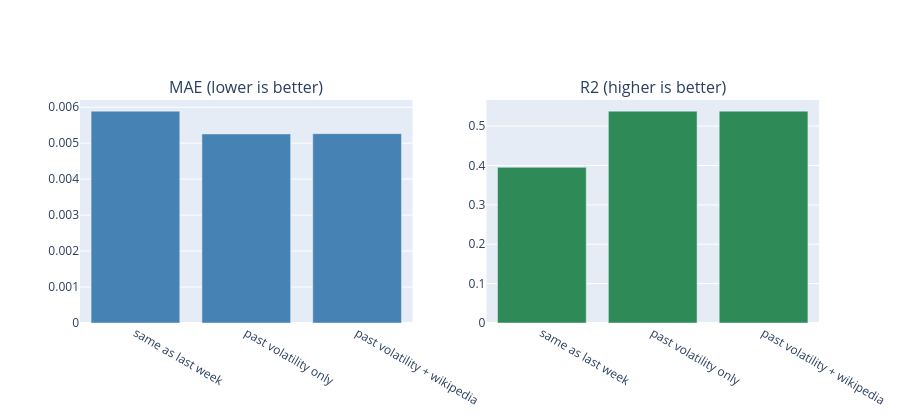

The notebook cell saved with this chart:
### Code cell
fig = make_subplots(rows=1, cols=2, subplot_titles=("MAE (lower is better)", "R2 (higher is better)"))
fig.add_trace(go.Bar(x=results.index, y=results["MAE"], marker_color="steelblue"), row=1, col=1)
fig.add_trace(go.Bar(x=results.index, y=results["R2"], marker_color="seagreen"), row=1, col=2)
fig.update_layout(showlegend=False, height=420)
fig.show()

### Figure 1 — Plotly figure (JSON) as saved in the notebook; plotly's stock layout.template omitted (floating-point values rounded to 4 significant figures)
{"data": [{"marker": {"color": "steelblue"}, "type": "bar", "x": ["same as last week", "past volatility only", "past volatility + wikipedia"], "xaxis": "x", "y": [0.005891, 0.005257, 0.005265], "yaxis": "y"}, {"marker": {"color": "seagreen"}, "type": "bar", "x": ["same as last week", "past volatility only", "past volatility + wikipedia"], "xaxis": "x2", "y": [0.3953, 0.5381, 0.538], "yaxis": "y2"}], "layout": {"annotations": [{"font": {"size": 16}, "showarrow": false, "text": "MAE (lower is better)", "x": 0.225, "xanchor": "center", "xref": "paper", "y": 1, "yanchor": "bottom", "yref": "paper"}, {"font": {"size": 16}, "showarrow": false, "text": "R2 (higher is better)", "x": 0.775, "xanchor": "center", "xref": "paper", "y": 1, "yanchor": "bottom", "yref": "paper"}], "height": 420, "showlegend": false, "xaxis": {"anchor": "y", "domain": [0, 0.45]}, "xaxis2": {"anchor": "y2", "domain": [0.55, 1]}, "yaxis": {"anchor": "x", "domain": [0, 1]}, "yaxis2": {"anchor": "x2", "domain": [0, 1]}}}
